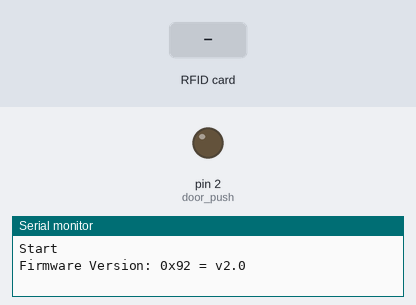
A sketch run on a simulated Arduino Uno, built with avr-gcc and run on an emulated ATmega328P. Parts: output pins drawn as LEDs (lit = HIGH), the last lines printed to the serial monitor. Inputs (shaded band) come from the test bench. Pins used as bus, display or sensor lines are not drawn.

Above: at 1.2 s.
1.3 s: RFID card 22 72 81 39 22 held to the reader
At 2.1 s:
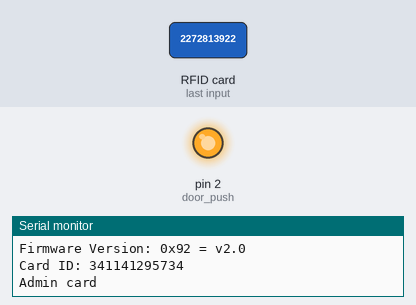
Timing chart, 0 to 4.3 s (numbered marks = the images above; inputs shaded):
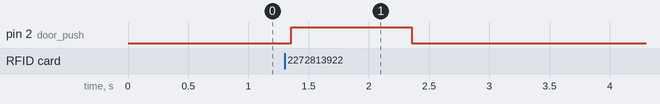

Measured:
- after the input at 1.3 s, pin 2 (door_push): LOW → HIGH after 0.06 s, → LOW 1.0 s later

The sketch:

cellar_door.ino
```cpp
#include <SPI.h>
#include <MFRC522.h>

#define DEBUG

#define SS_PIN 10
#define RST_PIN 9

#define door_push 2
#define door_pull 3

String correctCard = "2272813922";
String correctCardBackup = "19510723820";
String gameCards[] = {
    "321953936",
    "21020213228",
    "322414536",
    "6721018522"};

MFRC522 mfrc522[1];

String dump_byte_array(byte *buffer, byte bufferSize);
bool is_game_card(String cardId);

void open_door(bool active);

void setup()
{
#ifdef DEBUG
    Serial.begin(9600);
    Serial.println("Start");
#endif

    pinMode(door_push, OUTPUT);

    SPI.begin();
    mfrc522[0].PCD_Init(SS_PIN, RST_PIN);
#ifdef DEBUG
    mfrc522[0].PCD_DumpVersionToSerial();
#endif
}

void loop()
{
    if (mfrc522[0].PICC_IsNewCardPresent() && mfrc522[0].PICC_ReadCardSerial())
    {
        String cardId = dump_byte_array(mfrc522[0].uid.uidByte, mfrc522[0].uid.size);
        mfrc522[0].PCD_Init(SS_PIN, RST_PIN);
#ifdef DEBUG
        Serial.print(F("Card ID: "));
        Serial.println(cardId);
#endif
        if (cardId == correctCard || cardId == correctCardBackup)
        {
#ifdef DEBUG
            Serial.print(F("Correct card\n"));
#endif
            open_door(true);
        }
        else if (is_game_card(cardId))
        {
#ifdef DEBUG
            Serial.println(F("Wrong card"));
#endif
        }
        else
        {
#ifdef DEBUG
            Serial.println(F("Admin card"));
#endif
            open_door(false);
        }
    }
    delay(100);
}

String dump_byte_array(byte *buffer, byte bufferSize)
{
    String data = "";
    for (byte i = 0; i < bufferSize; i++)
    {
        data += (String)buffer[i];
    }
    return data;
}

bool is_game_card(String cardId)
{
    for (int i = 0; i < sizeof(gameCards) / sizeof(gameCards[0]); i++)
    {
        if (cardId == gameCards[i])
        {
            return true;
        }
    }
    return false;
}

void open_door(bool active)
{
    if (active)
    {
        digitalWrite(door_push, LOW);
        digitalWrite(door_pull, HIGH);
        delay(1000);
        digitalWrite(door_pull, LOW);
    }
    else
    {
        digitalWrite(door_push, HIGH);
        digitalWrite(door_pull, LOW);
        delay(1000);
        digitalWrite(door_push, LOW);
    }
}
```
